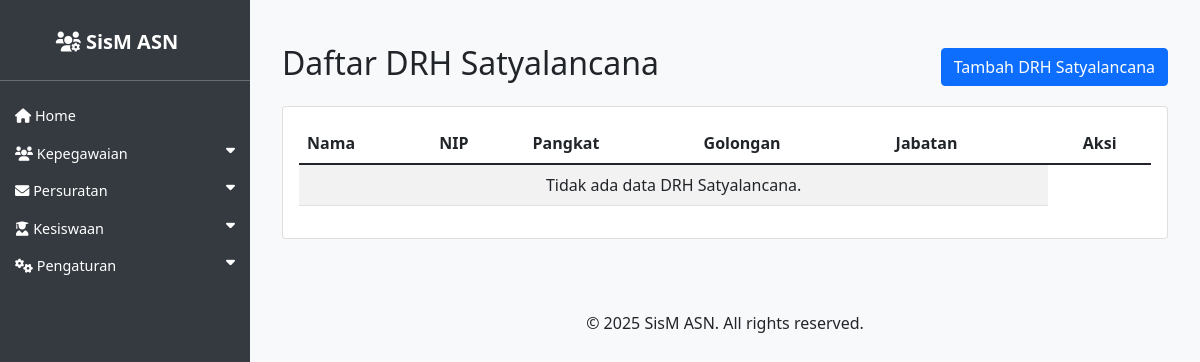
Before: /asn/drh_satyalancana/ with the older database file.
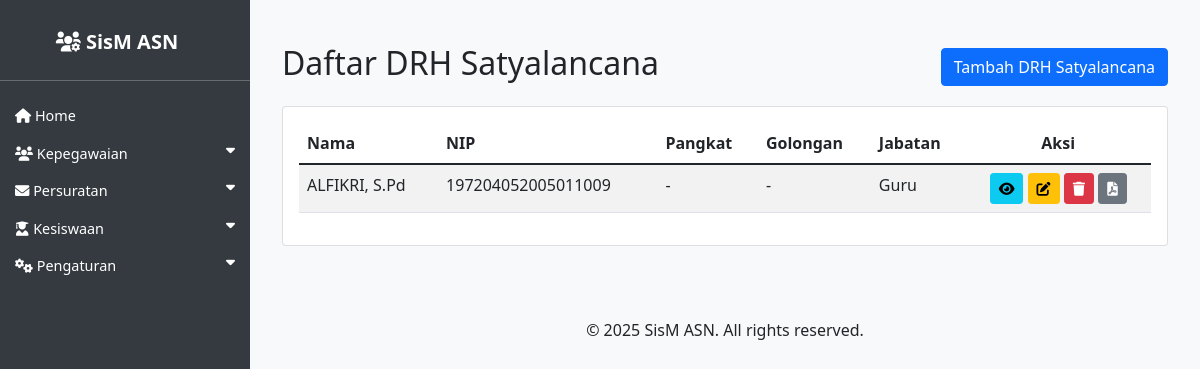
After: the same page with the newer database file.
### asn_app/models.py (models this page shows, shortened)
class DRHSatyalancana(models.Model):
    asn = models.ForeignKey(ASN, on_delete=models.CASCADE, related_name='drh_satyalancana')
    atasan_langsung = models.ForeignKey(ASN, on_delete=models.SET_NULL, null=True, blank=True, related_name='drh_atasan_langsung', verbose_name='Atasan Langsung')
    nip_lama = models.CharField(max_length=255, blank=True, verbose_name='NIP Lama')
    pendidikan_terakhir = models.CharField(max_length=255, blank=True, verbose_name='Pendidikan Terakhir')
    pangkat = models.CharField(max_length=255, blank=True, verbose_name='Pangkat')
    golongan = models.CharField(max_length=255, blank=True, verbose_name='Golongan')
    no_sk_cpns = models.CharField(max_length=255, blank=True, verbose_name='No. SK CPNS (TMT)')
    jabatan_terakhir = models.CharField(max_length=255, blank=True, verbose_name='Jabatan Terakhir (TMT)')
    tanda_kehormatan = models.TextField(blank=True, verbose_name='Tanda Kehormatan yang sudah dimiliki')
    hukuman_disiplin = models.TextField(blank=True, verbose_name='Hukuman Disiplin')
    cltn = models.TextField(blank=True, verbose_name='CLTN')
    no_kepres = models.CharField(max_length=255, blank=True, verbose_name='No. Keppres')
    tgl_kepres = models.DateField(null=True, blank=True, verbose_name='Tanggal Keppres')
    tmt_pangkat = models.DateField(null=True, blank=True, verbose_name='TMT Pangkat')
    tmt_cpns = models.DateField(null=True, blank=True, verbose_name='TMT CPNS')
    tmt_jabatan = models.DateField(null=True, blank=True, verbose_name='TMT Jabatan')
    created_at = models.DateTimeField(auto_now_add=True)
    updated_at = models.DateTimeField(auto_now=True)

class ASN(models.Model):
    JENIS_KELAMIN_CHOICES = [
        ('L', 'Laki-laki'),
        ('P', 'Perempuan'),
    ]
    AGAMA_CHOICES = [
        ('ISLAM', 'Islam'),
        ('KRISTEN', 'Kristen'),
        ('KATOLIK', 'Katolik'),
        ('HINDU', 'Hindu'),
        ('BUDDHA', 'Buddha'),
        ('KONGHUCU', 'Konghucu'),
    ]
    nip = models.CharField(max_length=18, unique=True, null=True, blank=True)
    nama = models.CharField(max_length=100)
    tempat_lahir = models.CharField(max_length=50)
    tanggal_lahir = models.DateField()
    jenis_kelamin = models.CharField(max_length=1, choices=JENIS_KELAMIN_CHOICES)
    agama = models.CharField(max_length=10, choices=AGAMA_CHOICES)
    alamat = models.TextField()
    email = models.EmailField()
    telepon = models.CharField(max_length=15)
    jabatan = models.CharField(max_length=100)
    pangkat = models.CharField(max_length=50, null=True, blank=True)
    golongan = models.CharField(max_length=5, null=True, blank=True)
    nama_istri_suami = models.CharField(max_length=100, blank=True, null=True, verbose_name='Nama Istri/Suami')
    unit_kerja = models.CharField(max_length=100)
    foto = models.ImageField(upload_to='asn_fotos/', blank=True, null=True)
    pendidikan_terakhir = models.CharField(max_length=255, blank=True, verbose_name='Pendidikan Terakhir')
    tmt_pangkat = models.DateField(null=True, blank=True, verbose_name='TMT Pangkat')
    tmt_cpns = models.DateField(null=True, blank=True, verbose_name='TMT CPNS')
    tmt_jabatan = models.DateField(null=True, blank=True, verbose_name='TMT Jabatan')
    created_at = models.DateTimeField(auto_now_add=True)
    updated_at = models.DateTimeField(auto_now=True)

### asn_app/views.py (the view)
# urls.py: path('drh_satyalancana/', views.drh_satyalancana_list, name='drh_satyalancana_list'),
def drh_satyalancana_list(request):
    drh_list = DRHSatyalancana.objects.select_related('asn').all().order_by('-created_at')
    return render(request, 'asn_app/drh_satyalancana_list.html', {'drh_list': drh_list})

### asn_app/templates/asn_app/drh_satyalancana_list.html (shortened to what this page needs)
{% extends 'asn_app/base.html' %}
{% block content %}
<div class="container mt-4">
    <div class="d-flex justify-content-between align-items-center mb-3">
        <h2>Daftar DRH Satyalancana</h2>
        <a href="{% url 'drh_satyalancana_create' %}" class="btn btn-primary">Tambah DRH Satyalancana</a>
    </div>
    <div class="card">
        <div class="card-body">
            <table class="table table-striped table-hover">
                <thead>
                    <tr>
                        <th>Nama</th>
                        <th>NIP</th>
                        <th>Pangkat</th>
                        <th>Golongan</th>
                        <th>Jabatan</th>
                        <th class="text-center">Aksi</th>
                    </tr>
                </thead>
                <tbody>
                    {% for drh in drh_list %}
                    <tr>
                        <td>{{ drh.asn.nama }}</td>
                        <td>{{ drh.asn.nip }}</td>
                        <td>{{ drh.pangkat|default:"-" }}</td>
                        <td>{{ drh.golongan|default:"-" }}</td>
                        <td>{{ drh.asn.jabatan }}</td>
                        <td class="text-center">
                            <a href="{% url 'drh_satyalancana_detail' drh.pk %}" class="btn btn-sm btn-info"><i class="fas fa-eye"></i> </a>
                            <a href="{% url 'drh_satyalancana_update' drh.pk %}" class="btn btn-sm btn-warning"><i class="fas fa-edit"></i> </a>
                            <a href="{% url 'drh_satyalancana_delete' drh.pk %}" class="btn btn-sm btn-danger"><i class="fas fa-trash"></i> </a>
                            <a href="{% url 'drh_satyalancana_export_pdf' drh.pk %}" class="btn btn-sm btn-secondary"><i class="fas fa-file-pdf"></i> </a>
                        </td>
                    </tr>
                    {% empty %}
                    <tr>
                        <td colspan="5" class="text-center">Tidak ada data DRH Satyalancana.</td>
                    </tr>
                    {% endfor %}
                </tbody>
            </table>
        </div>
    </div>
</div>
{% endblock %}

Changed rows visible on the page:
added DRHSatyalancana: asn.nama "ALFIKRI, S.Pd", asn.nip "197204052005011009", pangkat "-", golongan "-", asn.jabatan "Guru"
Other visible differences:
text no longer shown: "Tidak ada data DRH Satyalancana."
